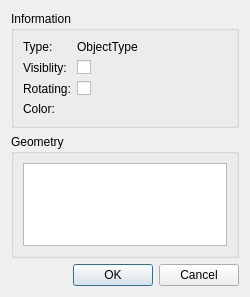
<?xml version="1.0" encoding="UTF-8"?>
<ui version="4.0">
 <class>SceneObjectDialog</class>
 <widget class="QDialog" name="SceneObjectDialog">
  <property name="geometry">
   <rect>
    <x>0</x>
    <y>0</y>
    <width>250</width>
    <height>297</height>
   </rect>
  </property>
  <property name="windowTitle">
   <string>Scene object</string>
  </property>
  <layout class="QVBoxLayout" name="verticalLayout">
   <item>
    <widget class="QGroupBox" name="groupBoxInformation">
     <property name="title">
      <string>Information</string>
     </property>
     <layout class="QFormLayout" name="formLayout">
      <item row="0" column="0">
       <widget class="QLabel" name="labelType">
        <property name="text">
         <string>Type:</string>
        </property>
       </widget>
      </item>
      <item row="0" column="1">
       <widget class="QLabel" name="labelTypeValue">
        <property name="text">
         <string>ObjectType</string>
        </property>
       </widget>
      </item>
      <item row="1" column="0">
       <widget class="QLabel" name="labelVisible">
        <property name="text">
         <string>Visiblity:</string>
        </property>
       </widget>
      </item>
      <item row="1" column="1">
       <widget class="QCheckBox" name="checkBoxVisible">
        <property name="text">
         <string/>
        </property>
       </widget>
      </item>
      <item row="2" column="0">
       <widget class="QLabel" name="labelRotating">
        <property name="text">
         <string>Rotating:</string>
        </property>
       </widget>
      </item>
      <item row="2" column="1">
       <widget class="QCheckBox" name="checkBoxRotating">
        <property name="text">
         <string/>
        </property>
       </widget>
      </item>
      <item row="3" column="0">
       <widget class="QLabel" name="labelColor">
        <property name="text">
         <string>Color:</string>
        </property>
       </widget>
      </item>
      <item row="3" column="1">
       <widget class="ColorWidget" name="widgetColor" native="true"/>
      </item>
     </layout>
    </widget>
   </item>
   <item>
    <widget class="QGroupBox" name="groupBoxGeometry">
     <property name="title">
      <string>Geometry</string>
     </property>
     <layout class="QVBoxLayout" name="verticalLayout_2">
      <item>
       <widget class="QPlainTextEdit" name="plainTextEditGeometry">
        <property name="readOnly">
         <bool>true</bool>
        </property>
       </widget>
      </item>
     </layout>
    </widget>
   </item>
   <item>
    <widget class="QDialogButtonBox" name="buttonBox">
     <property name="orientation">
      <enum>Qt::Horizontal</enum>
     </property>
     <property name="standardButtons">
      <set>QDialogButtonBox::Cancel|QDialogButtonBox::Ok</set>
     </property>
    </widget>
   </item>
  </layout>
 </widget>
 <customwidgets>
  <customwidget>
   <class>ColorWidget</class>
   <extends>QWidget</extends>
   <header>colorwidget.h</header>
   <container>1</container>
  </customwidget>
 </customwidgets>
 <resources/>
 <connections>
  <connection>
   <sender>buttonBox</sender>
   <signal>accepted()</signal>
   <receiver>SceneObjectDialog</receiver>
   <slot>accept()</slot>
   <hints>
    <hint type="sourcelabel">
     <x>248</x>
     <y>254</y>
    </hint>
    <hint type="destinationlabel">
     <x>157</x>
     <y>274</y>
    </hint>
   </hints>
  </connection>
  <connection>
   <sender>buttonBox</sender>
   <signal>rejected()</signal>
   <receiver>SceneObjectDialog</receiver>
   <slot>reject()</slot>
   <hints>
    <hint type="sourcelabel">
     <x>316</x>
     <y>260</y>
    </hint>
    <hint type="destinationlabel">
     <x>286</x>
     <y>274</y>
    </hint>
   </hints>
  </connection>
 </connections>
</ui>
